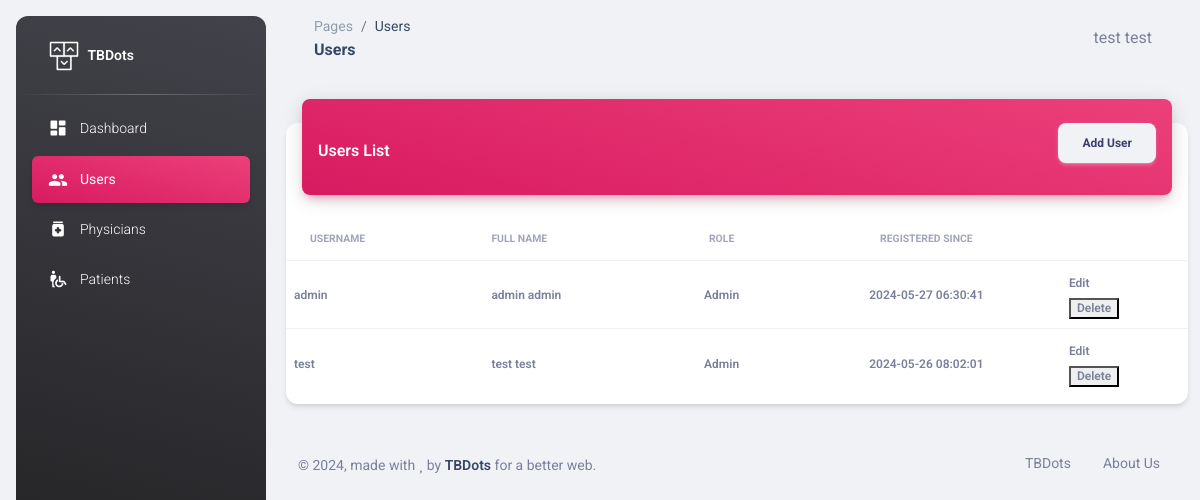
The app's page /users.php (signed in) with its own data.
### tables this page shows
CREATE TABLE IF NOT EXISTS `users` (
  `id` int NOT NULL AUTO_INCREMENT,
  `username` varchar(50) NOT NULL,
  `password` text NOT NULL,
  `first_name` text NOT NULL,
  `last_name` text NOT NULL,
  `role` int NOT NULL DEFAULT '0',
  `updated_at` timestamp NOT NULL DEFAULT CURRENT_TIMESTAMP,
  `created_at` timestamp NOT NULL DEFAULT CURRENT_TIMESTAMP ON UPDATE CURRENT_TIMESTAMP,
  PRIMARY KEY (`id`),
  KEY `FK_users_roles` (`role`),
  CONSTRAINT `FK_users_roles` FOREIGN KEY (`role`) REFERENCES `roles` (`id`) ON DELETE CASCADE ON UPDATE CASCADE
);

CREATE TABLE IF NOT EXISTS `roles` (
  `id` int NOT NULL AUTO_INCREMENT,
  `description` varchar(50) NOT NULL DEFAULT '0',
  `module` text NOT NULL,
  `updated_at` timestamp NULL DEFAULT CURRENT_TIMESTAMP ON UPDATE CURRENT_TIMESTAMP,
  `created_at` timestamp NULL DEFAULT CURRENT_TIMESTAMP,
  PRIMARY KEY (`id`)
);

### users.php (the view, shortened to what this page needs)
<?php
require_once "connection/db.php";
include_once('head.php');
$sql = "SELECT users.id, username, first_name, last_name, password, roles.module, roles.description, roles.id as role_id, users.created_at FROM users INNER JOIN roles ON users.role = roles.id WHERE users.role != 3 ORDER BY users.created_at DESC";
$users = $conn->query($sql);
?>
<body class="g-sidenav-show  bg-gray-200">
  <?php
    include_once('sidebar.php');
  ?>
  <main class="main-content position-relative max-height-vh-100 h-100 border-radius-lg ">
    <?php
      include_once('navbar.php');
    ?>
    <div class="container-fluid py-4">
      <div class="row">
        <div class="col-12">
          <div class="card my-4">
            <div class="card-header p-0 position-relative mt-n4 mx-3 z-index-2">
              <div class="bg-gradient-primary shadow-primary border-radius-lg pt-4 pb-3 d-flex justify-content-between align-items-center">
                <h6 class="text-white text-capitalize ps-3 mb-0">Users List</h6>
                <?php if(isset($_SESSION['module']) && in_array(2, $_SESSION['module'])): ?>
                  <button type="button" class="btn btn-light text-capitalize me-3" data-bs-toggle="modal" data-bs-target="#addUserModal">
                    Add User
                  </button>
                <?php endif; ?>
              </div>
            </div>
            <div class="card-body px-0 pb-2">
              <div class="table-responsive p-0">
                <table class="table align-items-center mb-0">
                  <thead>
                    <tr>
                      <th class="text-uppercase text-secondary text-xxs font-weight-bolder opacity-7">Username</th>
                      <th class="text-uppercase text-secondary text-xxs font-weight-bolder opacity-7 ps-2">Full name</th>
                      <th class="text-center text-uppercase text-secondary text-xxs font-weight-bolder opacity-7">Role</th>
                      <th class="text-center text-uppercase text-secondary text-xxs font-weight-bolder opacity-7">Registered Since</th>
                      <th class="text-secondary opacity-7"></th>
                    </tr>
                  </thead>
                  <tbody>
                    <?php
                        if ($users->num_rows > 0) {
                          while($row = $users->fetch_assoc()) {
                            echo "
                              <tr>
                                <td><span class='text-secondary text-xs font-weight-bold'>".$row["username"]."</span></td>
                                <td><span class='text-secondary text-xs font-weight-bold'>".$row["first_name"]. " ".$row["last_name"]."</span></td>
                                <td class='text-center'><span class='text-secondary text-xs font-weight-bold'>".$row["description"]."</span></td>
                                <td class='text-center'><span class='text-secondary text-xs font-weight-bold'>".$row["created_at"]."</span></td>
                                <td class='align-middle'>";
                            echo in_array(3, $_SESSION['module']) ? "
                              <a href='javascript:void(0);' onclick='editUser(\"".$row["id"]."\",\"".$row["username"]."\",\"".$row["first_name"]."\",\"".$row["last_name"]."\",\"".$row["role_id"]."\")' class='text-secondary font-weight-bold text-xs' data-toggle='tooltip' data-original-title='Edit user'>
                                Edit
                              </a>" : "";
                            echo in_array(4, $_SESSION['module']) ? "
                              <form method='POST' action='".htmlspecialchars($_SERVER["PHP_SELF"])."'>
                                  <input type='hidden' name='delete_id' value='".$row["id"]."'>
                                  <button type='submit' class='text-secondary font-weight-bold text-xs' data-toggle='tooltip' data-original-title='Delete user'>
                                      Delete
                                  </button>
                              </form>" : "";
                            echo "
                              </td>
                              </tr>
                            ";
                          }
                        }
                    ?>
                  </tbody>
                </table>
              </div>
            </div>
          </div>
        </div>
      </div>
      <?php
        include_once('footer.php');
      ?>
    </div>
  </main>
</body>
</html>

### head.php (shortened to what this page needs)
<!DOCTYPE html>
<html lang="en">
<head>
  <link href="../assets/css/nucleo-icons.css" rel="stylesheet" />
  <link href="../assets/css/nucleo-svg.css" rel="stylesheet" />
  <link id="pagestyle" href="../assets/css/material-dashboard.css?v=3.1.0" rel="stylesheet" />
</head>
<?php
  $current_page = basename($_SERVER['REQUEST_URI']);
?>

### sidebar.php (shortened to what this page needs)
<aside class="sidenav navbar navbar-vertical navbar-expand-xs border-0 border-radius-xl my-3 fixed-start ms-3   bg-gradient-dark" id="sidenav-main">
    <div class="sidenav-header">
      <a class="navbar-brand m-0" href="dashboard.php">
        <img src="../assets/img/logo-ct.png" class="navbar-brand-img h-100" alt="main_logo">
        <span class="ms-1 font-weight-bold text-white">TBDots</span>
      </a>
    </div>
    <hr class="horizontal light mt-0 mb-2">
    <div class="collapse navbar-collapse  w-auto " id="sidenav-collapse-main">
      <ul class="navbar-nav">
        <li class="nav-item">
          <a class="nav-link text-white <?php if($current_page == 'dashboard.php') echo 'active bg-gradient-primary'; ?>" href="dashboard.php">
            <div class="text-white text-center me-2 d-flex align-items-center justify-content-center">
              <i class="material-icons opacity-10">dashboard</i>
            </div>
            <span class="nav-link-text ms-1">Dashboard</span>
          </a>
        </li>
        <?php if(isset($_SESSION['module']) && in_array(1, $_SESSION['module'])): ?>
          <li class="nav-item">
            <a class="nav-link text-white <?php if($current_page == 'users.php') echo 'active bg-gradient-primary'; ?>" href="users.php">
              <div class="text-white text-center me-2 d-flex align-items-center justify-content-center">
                <i class="material-icons opacity-10">group</i>
              </div>
              <span class="nav-link-text ms-1">Users</span>
            </a>
          </li>
        <?php endif; ?>
        <?php if(isset($_SESSION['module']) && in_array(5, $_SESSION['module'])): ?>
        <li class="nav-item">
          <a class="nav-link text-white <?php if($current_page == 'physician.php') echo 'active bg-gradient-primary'; ?>" href="physician.php">
            <div class="text-white text-center me-2 d-flex align-items-center justify-content-center">
              <i class="material-icons opacity-10">medication</i>
            </div>
            <span class="nav-link-text ms-1">Physicians</span>
          </a>
        </li>
        <?php endif; ?>
        <?php if(isset($_SESSION['module']) && in_array(9, $_SESSION['module'])): ?>
        <li class="nav-item">
          <a class="nav-link text-white <?php if($current_page == 'patients.php') echo 'active bg-gradient-primary'; ?>" href="patients.php">
            <div class="text-white text-center me-2 d-flex align-items-center justify-content-center">
              <i class="material-icons opacity-10">wheelchair_pickup</i>
            </div>
            <span class="nav-link-text ms-1">Patients</span>
          </a>
        </li>
        <?php endif; ?>
      </ul>
    </div>
  </aside>

### navbar.php (shortened to what this page needs)
<nav class="navbar navbar-main navbar-expand-lg px-0 mx-4 shadow-none border-radius-xl" id="navbarBlur" data-scroll="true">
      <div class="container-fluid py-1 px-3">
        <nav aria-label="breadcrumb">
          <ol class="breadcrumb bg-transparent mb-0 pb-0 pt-1 px-0 me-sm-6 me-5">
            <li class="breadcrumb-item text-sm"><a class="opacity-5 text-dark" href="javascript:;">Pages</a></li>
            <li class="breadcrumb-item text-sm text-dark active" aria-current="page"><?php echo ucwords(str_replace('_', ' ', str_replace('.php', '', $current_page))) ?></li>
          </ol>
          <h6 class="font-weight-bolder mb-0"><?php echo ucwords(str_replace('_', ' ', str_replace('.php', '', $current_page))) ?></h6>
        </nav>
        <div class="collapse navbar-collapse mt-sm-0 mt-2 me-md-0 me-sm-4" id="navbar">
          <ul class="navbar-nav  justify-content-end">
            <li class="nav-item dropdown pe-2 d-flex align-items-center">
              <a href="javascript:;" class="nav-link text-body p-0" id="dropdownMenuButton" data-bs-toggle="dropdown" aria-expanded="false">
                <i class="fa fa-bell cursor-pointer"></i>
              </a>
            </li>
            <li class="nav-item dropdown pe-2 d-flex align-items-center">
              <a href="javascript:;" class="nav-link text-body p-0" id="dropdownMenuButton" data-bs-toggle="dropdown" aria-expanded="false">
                <i class="fa fa-user me-sm-1"></i>
              </a>
              <?php echo $_SESSION['fullname']; ?>
            </li>
          </ul>
        </div>
      </div>
    </nav>

### footer.php (shortened to what this page needs)
<footer class="footer py-4  ">
    <div class="container-fluid">
        <div class="row align-items-center justify-content-lg-between">
        <div class="col-lg-6 mb-lg-0 mb-4">
            <div class="copyright text-center text-sm text-muted text-lg-start">
            © ,
            made with <i class="fa fa-heart"></i> by
            <a href="#" class="font-weight-bold" target="_blank">TBDots</a>
            for a better web.
            </div>
        </div>
        <div class="col-lg-6">
            <ul class="nav nav-footer justify-content-center justify-content-lg-end">
                <li class="nav-item">
                    <a href="#" class="nav-link text-muted" target="_blank">TBDots</a>
                </li>
                <li class="nav-item">
                    <a href="#/presentation" class="nav-link text-muted" target="_blank">About Us</a>
                </li>
            </ul>
        </div>
        </div>
    </div>
</footer>

### records on screen
users: username "admin", first_name "admin", last_name "admin", role.description "Admin", created_at "2024-05-27 06:30:41"
users: username "test", first_name "test", last_name "test", role.description "Admin", created_at "2024-05-26 08:02:01"

### other values on screen
str_replace('_', ' ', str_replace('.php', '', $current_page)) "Users"
$_SESSION['fullname'] "test test"
